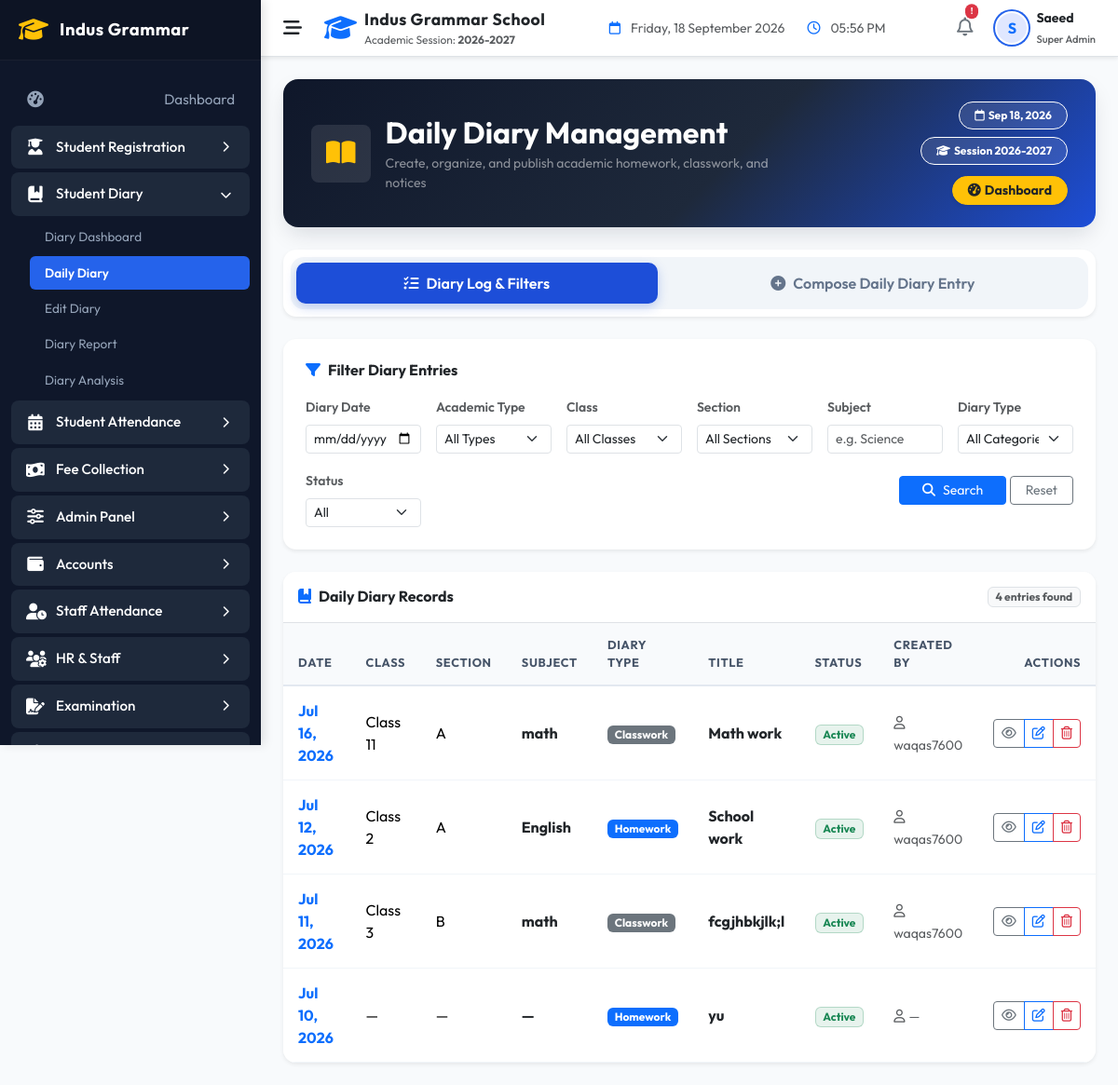
The page /indus-grammar-school-erp/modules/students/daily_diary.php (signed in) on the database as committed earlier.
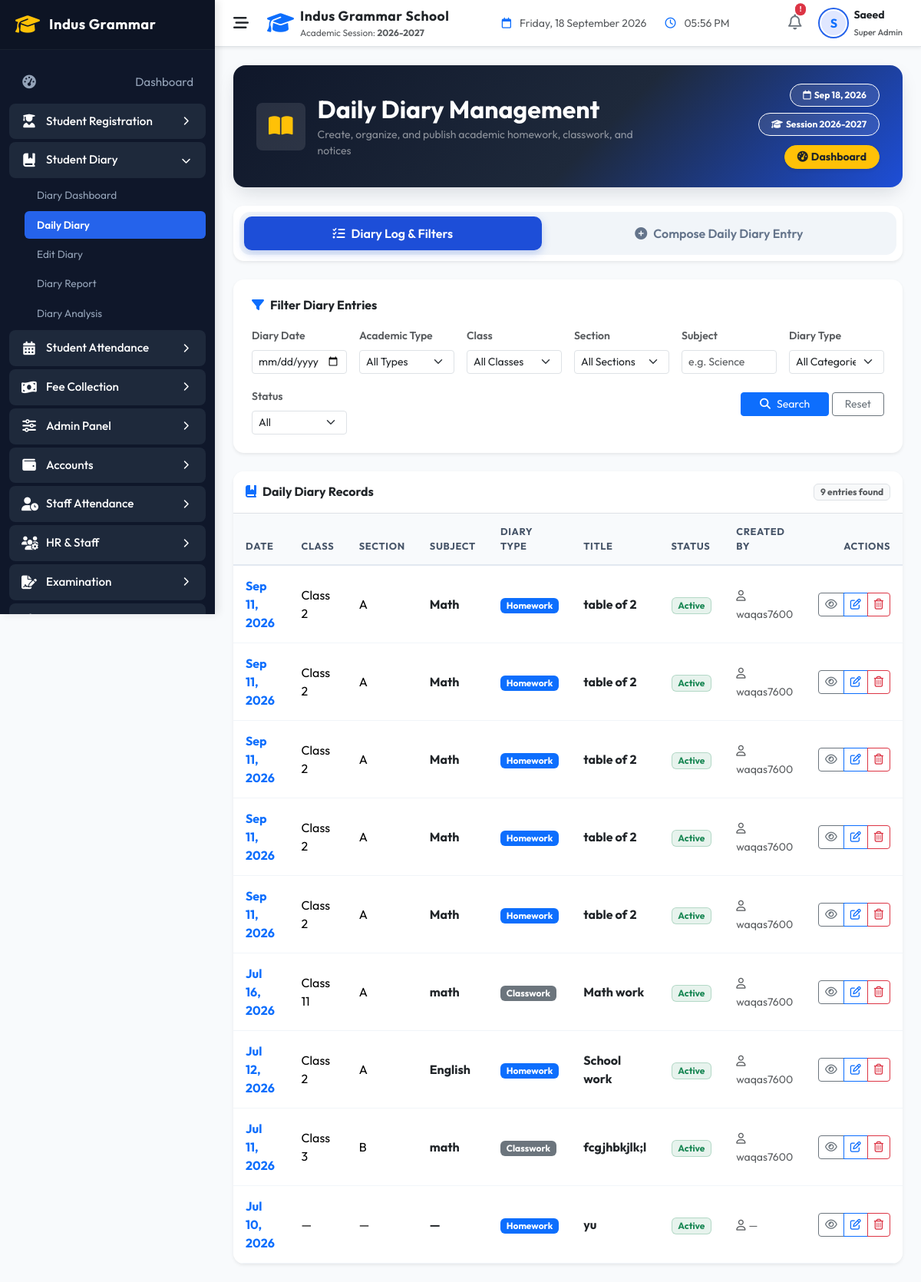
The same page on the database as committed later.
### tables this page shows
CREATE TABLE `daily_diaries` (
  `id` int NOT NULL AUTO_INCREMENT,
  `class_id` int DEFAULT NULL,
  `subject_id` int DEFAULT NULL,
  `teacher_id` int DEFAULT NULL,
  `diary_date` date NOT NULL,
  `title` varchar(255) NOT NULL,
  `description` text NOT NULL,
  `attachment_path` varchar(255) DEFAULT NULL,
  `is_published` tinyint(1) DEFAULT '1',
  `created_at` timestamp NULL DEFAULT CURRENT_TIMESTAMP,
  `updated_at` timestamp NULL DEFAULT CURRENT_TIMESTAMP ON UPDATE CURRENT_TIMESTAMP,
  `academic_type` varchar(50) NOT NULL DEFAULT 'School',
  `class` varchar(100) DEFAULT NULL,
  `section` varchar(50) DEFAULT NULL,
  `subject` varchar(100) DEFAULT NULL,
  `diary_type` varchar(50) NOT NULL DEFAULT 'Homework',
  `status` varchar(50) NOT NULL DEFAULT 'Active',
  `attachment` varchar(255) DEFAULT NULL,
  `created_by` int DEFAULT NULL,
  PRIMARY KEY (`id`),
  KEY `class_id` (`class_id`),
  KEY `subject_id` (`subject_id`),
  KEY `teacher_id` (`teacher_id`),
  CONSTRAINT `daily_diaries_ibfk_1` FOREIGN KEY (`class_id`) REFERENCES `classes` (`id`) ON DELETE CASCADE,
  CONSTRAINT `daily_diaries_ibfk_2` FOREIGN KEY (`subject_id`) REFERENCES `subjects` (`id`) ON DELETE CASCADE,
  CONSTRAINT `daily_diaries_ibfk_3` FOREIGN KEY (`teacher_id`) REFERENCES `users` (`id`) ON DELETE CASCADE
);

CREATE TABLE `users` (
  `id` int NOT NULL AUTO_INCREMENT,
  `username` varchar(50) NOT NULL,
  `full_name` varchar(100) DEFAULT NULL,
  `email` varchar(100) NOT NULL,
  `mobile_no` varchar(20) DEFAULT NULL,
  `profile_photo` varchar(255) DEFAULT NULL,
  `password_hash` varchar(255) NOT NULL,
  `role_id` int NOT NULL,
  `is_active` tinyint(1) DEFAULT '1',
  `last_login` datetime DEFAULT NULL,
  `created_at` timestamp NULL DEFAULT CURRENT_TIMESTAMP,
  `updated_at` timestamp NULL DEFAULT CURRENT_TIMESTAMP ON UPDATE CURRENT_TIMESTAMP,
  PRIMARY KEY (`id`),
  UNIQUE KEY `username` (`username`),
  UNIQUE KEY `email` (`email`),
  KEY `idx_users_role` (`role_id`),
  KEY `idx_users_active` (`is_active`),
  CONSTRAINT `users_ibfk_1` FOREIGN KEY (`role_id`) REFERENCES `roles` (`id`)
);

### indus-grammar-school-erp/helpers/helpers.php (called while the page is built, shortened)
<?php
function sanitize($data) {
    if (is_array($data)) {
        foreach ($data as $key => $value) {
            $data[$key] = sanitize($value);
        }
    } else {
        $data = trim($data);
        $data = stripslashes($data);
        $data = htmlspecialchars($data, ENT_QUOTES, 'UTF-8');
    }
    return $data;
}
function hasPermission(string $permissionCode): bool {
    if (($_SESSION['role_code'] ?? '') === ROLE_SUPER_ADMIN) {
        return true;
    }
    $permissions = $_SESSION['permissions'] ?? [];
    return in_array($permissionCode, $permissions);
}
function displayValue($val, string $default = '—'): string {
    return (!isset($val) || trim((string)$val) === '') ? htmlspecialchars($default) : htmlspecialchars((string)$val);
}

### indus-grammar-school-erp/modules/students/daily_diary.php (the view, shortened to what the rows shown need)
<?php
$db = Database::getConnection();
$limit = 10;
$page = (int)($_GET['page'] ?? 1);
$offset = ($page - 1) * $limit;
$where = " WHERE 1=1";
$diaries = [];
try {
    $stmtData = $db->prepare("
        SELECT d.*, u.username as creator_name
        FROM daily_diaries d
        LEFT JOIN users u ON d.created_by = u.id
        $where
        ORDER BY d.diary_date DESC, d.created_at DESC
        LIMIT :limit OFFSET :offset
    ");
    $stmtData->bindValue('limit', $limit, PDO::PARAM_INT);
    $stmtData->bindValue('offset', $offset, PDO::PARAM_INT);
    $stmtData->execute();
    $diaries = $stmtData->fetchAll(PDO::FETCH_ASSOC);
} catch (Exception $e) {
    error_log("Daily Diary search list query error: " . $e->getMessage());
}
include_once __DIR__ . '/../../includes/header.php';
?>
<div class="diary-hero-card mb-4 d-print-none">
    <div class="row align-items-center">
        <div class="col-lg-8 mb-3 mb-lg-0">
            <div class="d-flex align-items-center gap-3">
                <div>
                    <h2 class="fw-bold mb-1 text-white">Daily Diary Management</h2>
                </div>
            </div>
        </div>
    </div>
</div>
<div class="tab-content" id="diaryTabsContent">
    <div class="tab-pane fade show active" id="list-pane" role="tabpanel">
        <div class="card border-0 shadow-sm bg-white" style="border-radius: 14px; overflow: hidden;">
            <div class="table-responsive">
                <table class="table table-custom-premium table-hover align-middle mb-0">
                    <thead>
                        <tr>
                            <th>Date</th>
                            <th>Class</th>
                            <th>Section</th>
                            <th>Subject</th>
                            <th>Diary Type</th>
                            <th>Title</th>
                            <th>Status</th>
                            <th>Created By</th>
                            <th class="text-end d-print-none">Actions</th>
                        </tr>
                    </thead>
                    <tbody>
                        <?php if (empty($diaries)): ?>
                            <tr>
                                <td colspan="9" class="text-center py-5 text-muted">
                                    <div class="py-4">
                                        <i class="fa-solid fa-folder-open d-block fs-1 mb-3 text-secondary opacity-50"></i>
                                        <h6 class="fw-bold text-dark">No Daily Diaries Found</h6>
                                        <p class="small text-muted mb-3">No daily diary entries have been published yet for the selected filters.</p>
                                        <button type="button" onclick="document.getElementById('create-tab-btn').click()" class="btn btn-sm btn-primary px-3 rounded-pill">
                                            <i class="fa-solid fa-plus me-1"></i>Compose Daily Diary
                                        </button>
                                    </div>
                                </td>
                            </tr>
                        <?php else: foreach ($diaries as $d): ?>
                            <tr>
                                <td><strong class="text-primary"><?php echo date('M d, Y', strtotime($d['diary_date'])); ?></strong></td>
                                <td><?php echo displayValue($d['class']); ?></td>
                                <td><?php echo displayValue($d['section']); ?></td>
                                <td><strong class="text-dark"><?php echo displayValue($d['subject']); ?></strong></td>
                                <td>
                                    <?php
                                    $type = $d['diary_type'];
                                    $badge = 'bg-secondary';
                                    if ($type === 'Homework') $badge = 'bg-primary';
                                    elseif ($type === 'Assignment') $badge = 'bg-info text-dark';
                                    elseif ($type === 'Test Reminder') $badge = 'bg-warning text-dark';
                                    elseif ($type === 'General Notice') $badge = 'bg-danger';
                                    ?>
                                    <span class="badge <?php echo $badge; ?>"><?php echo sanitize($type); ?></span>
                                </td>
                                <td><strong class="text-dark"><?php echo sanitize($d['title']); ?></strong></td>
                                <td>
                                    <span class="badge <?php echo ($d['status'] === 'Active') ? 'bg-success bg-opacity-10 text-success border border-success border-opacity-25' : 'bg-light text-secondary border'; ?>">
                                        <?php echo sanitize($d['status']); ?>
                                    </span>
                                </td>
                                <td><span class="small text-muted"><i class="fa-regular fa-user me-1"></i><?php echo displayValue($d['creator_name']); ?></span></td>
                                <td class="text-end d-print-none">
                                    <div class="btn-group">
                                        <button type="button" class="btn btn-outline-secondary btn-sm" onclick="viewDiaryDetails(<?php echo htmlspecialchars(json_encode($d), ENT_QUOTES, 'UTF-8'); ?>)" title="View Details">
                                            <i class="fa-regular fa-eye"></i>
                                        </button>
                                        <?php if (hasPermission('student_edit')): ?>
                                            <a href="edit_diary.php?id=<?php echo $d['id']; ?>" class="btn btn-outline-primary btn-sm" title="Edit Diary">
                                                <i class="fa-regular fa-pen-to-square"></i>
                                            </a>
                                        <?php endif; ?>
                                        <?php if (hasPermission('student_delete')): ?>
                                            <button type="button" class="btn btn-outline-danger btn-sm" onclick="triggerDelete(<?php echo $d['id']; ?>)" title="Delete Diary">
                                                <i class="fa-regular fa-trash-can"></i>
                                            </button>
                                        <?php endif; ?>
                                    </div>
                                </td>
                            </tr>
                        <?php endforeach; endif; ?>
                    </tbody>
                </table>
            </div>
        </div>
    </div>
</div>
<?php
include_once __DIR__ . '/../../includes/footer.php';
?>

Rows that differ between the two databases and show on the page:
added daily_diaries: diary_date "Sep 11, 2026", class "Class 2", section "A", subject "Math", diary_type "Homework", title "table of 2", status "Active", users.username "waqas7600"
added daily_diaries: diary_date "Sep 11, 2026", class "Class 2", section "A", subject "Math", diary_type "Homework", title "table of 2", status "Active", users.username "waqas7600"
added daily_diaries: diary_date "Sep 11, 2026", class "Class 2", section "A", subject "Math", diary_type "Homework", title "table of 2", status "Active", users.username "waqas7600"
added daily_diaries: diary_date "Sep 11, 2026", class "Class 2", section "A", subject "Math", diary_type "Homework", title "table of 2", status "Active", users.username "waqas7600"
added daily_diaries: diary_date "Sep 11, 2026", class "Class 2", section "A", subject "Math", diary_type "Homework", title "table of 2", status "Active", users.username "waqas7600"
Other text that changed with them:
$totalEntries: "4" → "9"
